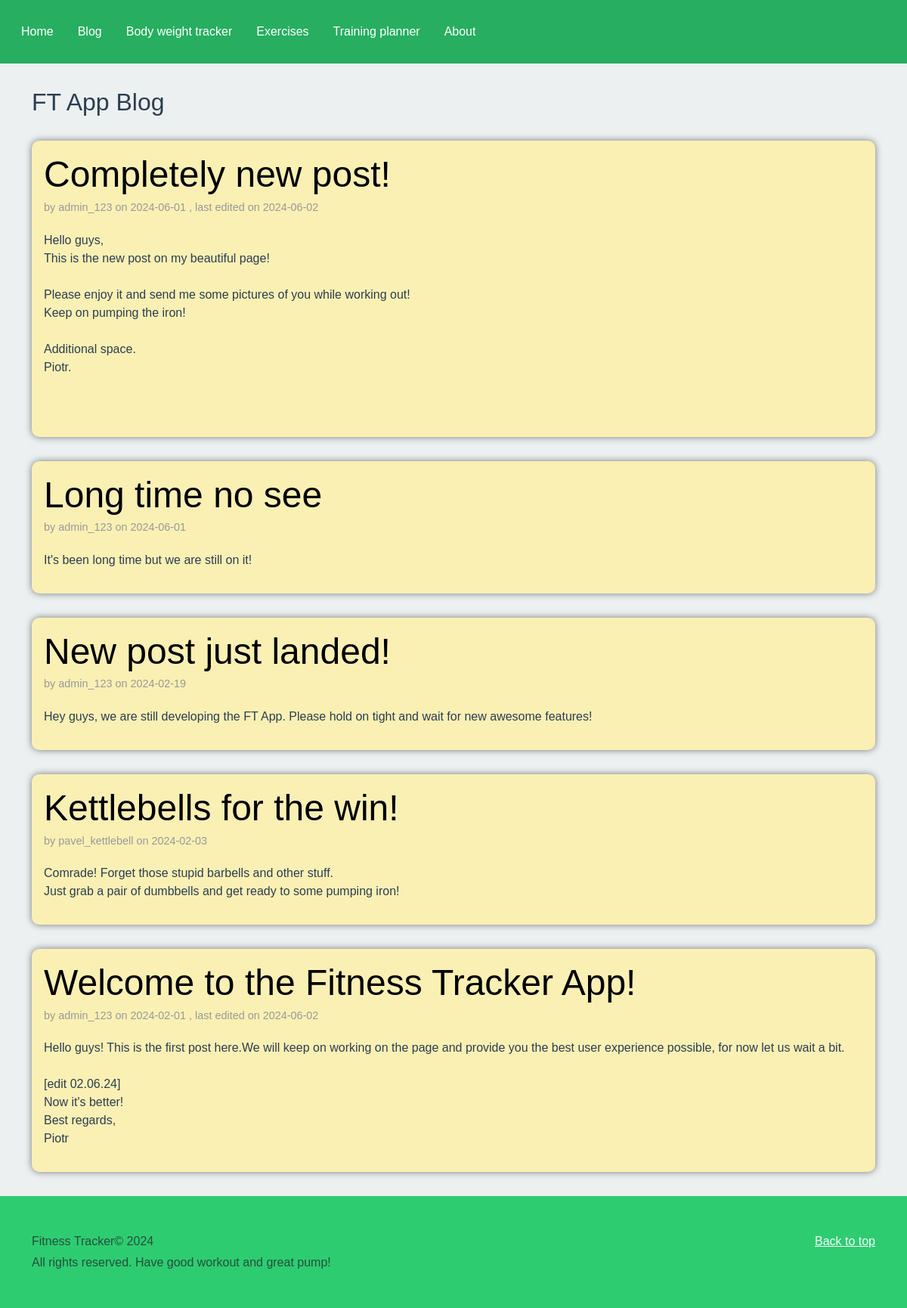
Screenshot of /blog/ with the database file from the repository.
### ft_app/models.py (models this page shows, shortened)
class BlogPost(Base):
    __tablename__ = "blog_posts"
    id = Column(Integer, primary_key=True)
    date = Column(DateTime, default=datetime.utcnow)
    last_edited = Column(DateTime, default=None, nullable=True)
    title = Column(String(200))
    body = Column(Text)
    user_id = Column(Integer, ForeignKey(f"{User.__tablename__}.id"))
    user = relationship("User", back_populates="blog_posts")

class User(Base):
    __tablename__ = "users"
    id = Column(Integer, primary_key=True)
    username = Column(String(50), unique=True)
    password = Column(String(120), unique=False)
    email = Column(String(120), unique=True)
    is_moderator = Column(Boolean(), default=False)
    blog_posts = relationship("BlogPost", back_populates="user")
    bw_records = relationship("BodyWeightRecord", back_populates="user")

### ft_app/blog.py (the view)
@bp.route('/', methods=["POST", "GET"])
def index():
    posts = get_all_posts()
    return render_template("blog/index.html", posts=posts)

### ft_app/auth.py (called while the page is built)
@bp.before_app_request
def load_logged_in_user():
    user_id = session.get('user_id')
    if user_id is None:
        g.user = None
    else:
        if not hasattr(g, "user") or g.user is None or g.user.id != user_id:
            g.user = get_user_by_id(user_id)

### ft_app/dbc/database.py (called while the page is built)
    @staticmethod
    def get_db_session():
        return DBC._db_session

### ft_app/dbc/queries.py (called while the page is built)
def get_all_posts():
    db_session = DBC.get_db_session()
    return reversed(db_session.scalars(select(BlogPost).order_by(BlogPost.date)).all())

### ft_app/templates/blog/index.html (shortened to what this page needs)
{%extends 'base.html' %}
{% block head %}
<link rel="stylesheet" href="{{ url_for('static', filename='css/custom/blog_index.css') }}">
{% endblock %}
{% block body %}
<main class="container">
    <h2 style="padding-top: 2rem;margin-bottom: 2rem">
        FT App Blog
    </h2>
    <div class="col-md-12">
        {% if posts %}
            {% for blog_post in posts %}
                <article class="blog-post">
                    <h2 class="display-5 link-body-emphasis mb-1">{{ blog_post.title }}</h2>
                    <p class="blog-post-meta">
                        by {{ blog_post.user.username }} on {{ blog_post.date.strftime('%Y-%m-%d') }}
                            {% if blog_post.last_edited %}
                                , last edited on {{ blog_post.last_edited.strftime('%Y-%m-%d') }}
                            {% endif %}
                    </p>
                    <p class="preserve-whitespace">{{ blog_post.body }}</p>
                </article>
            {% endfor %}
        {% else %}
            <h2>There are no blog posts. Please add something!</h2>
        {% endif %}
    </div>
</main>
{% endblock %}

### ft_app/templates/base.html (shortened to what this page needs)
<!DOCTYPE html>
<html lang="en">
<head>
    <link href="https://cdn.jsdelivr.net/npm/bootstrap@5.3.2/dist/css/bootstrap.min.css" rel="stylesheet">
    <link rel="stylesheet" href="{{ url_for('static', filename='css/custom/main.css') }}">
    {% block head %}{% endblock %}
</head>
<body>
<nav class="navbar navbar-expand-sm navbar-light">
    <div class="container-fluid">
        <ul class="navbar-nav">
            <li class="navbar"><a class="navbar" href="{{ url_for('index') }}">Home</a></li>
            <li class="navbar"><a class="navbar" href="{{ url_for('blog.index') }}">Blog</a></li>
            <li class="navbar"><a class="navbar" href="{{ url_for('bw_tracker.index') }}">Body weight tracker</a></li>
            <li class="navbar"><a class="navbar" href="{{ url_for('exercises.index') }}">Exercises</a></li>
            <li class="navbar"><a class="navbar" href="{{ url_for('training_planner.index') }}">Training planner</a></li>
            <li class="navbar"><a class="navbar" href="{{ url_for('about.index') }}">About</a></li>
        </ul>
    </div>
</nav>
{%block body %}{% endblock %}
<footer class="text-body-secondary py-5">
  <div class="container">
    <p class="float-end mb-1">
      <a href="#" class="text-light">Back to top</a>
    </p>
    <p class="mb-1">Fitness Tracker&copy; 2024</p>
    <p class="mb-0">All rights reserved. Have good workout and great pump!</p>
  </div>
</footer>
</body>
</html>

### ft_app/static/css/custom/main.css (style rules this page uses)
:root { --primary-color: #27ae60; --secondary-color: #2ecc71; --accent-color: #e74c3c; --background-color: #ecf0f1; --text-color: #2c3e50; --highlight-color: #f1c40f; }
body { margin: 0; font-family: sans-serif; background-color: var(--background-color); color: var(--text-color); }
nav { background-color: var(--primary-color); }
footer { background-color: var(--secondary-color); }
li.navbar { float: left; }
li a.navbar { display: block; color: white; text-align: center; padding: 14px 16px; text-decoration: none; }

### ft_app/static/css/custom/blog_index.css (style rules this page uses)
h1, h2, h3, h4, h5, h6 { font-family: Arial, sans-serif; }
.blog-post { box-shadow: 0 0 10px rgba(0, 0, 0, 0.5); border-radius: 10px; background: #faf0b4; padding: 1rem; margin-bottom: 2rem; }
.blog-post-meta { margin-bottom: 1.25rem; font-size: 0.9rem; color: #999; }
.preserve-whitespace { white-space: pre-line; }

### rows the page displays
BlogPost: title "Completely new post!", user.username "admin_123", date "2024-06-01", last_edited "2024-06-02", body "Hello guys, This is the new post on my beautiful page! Please enjoy it and send me some pictures of you while working out! Keep on pumping the iron! Additional space. Piotr."
BlogPost: title "Long time no see", user.username "admin_123", date "2024-06-01", body "It's been long time but we are still on it!"
BlogPost: title "New post just landed!", user.username "admin_123", date "2024-02-19", body "Hey guys, we are still developing the FT App. Please hold on tight and wait for new awesome features!"
BlogPost: title "Kettlebells for the win!", user.username "pavel_kettlebell", date "2024-02-03", body "Comrade! Forget those stupid barbells and other stuff. Just grab a pair of dumbbells and get ready to some pumping iron!"
BlogPost: title "Welcome to the Fitness Tracker App!", user.username "admin_123", date "2024-02-01", last_edited "2024-06-02", body "Hello guys! This is the first post here.We will keep on working on the page and provide you the best user experience possible, for now let us wait a bit. [edit 02.06.24] Now it's better! Best regards, Piotr"
